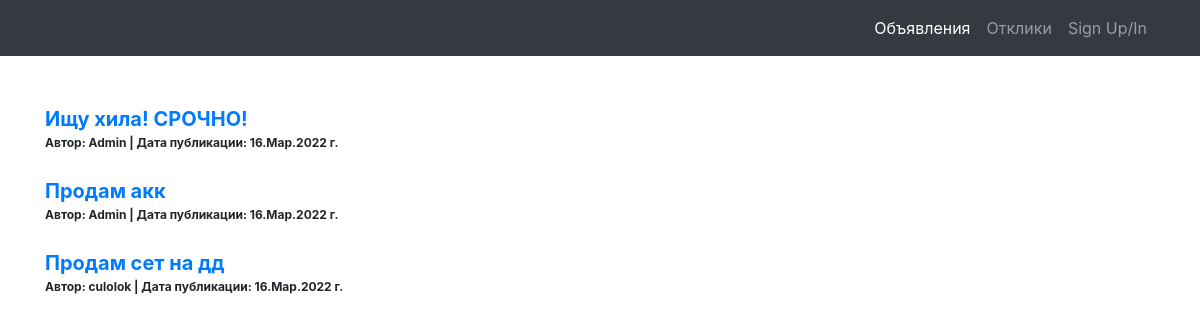
/index, run on the app's committed database.
### board/models.py (models this page shows)
class Post(models.Model):
    author = models.ForeignKey(User, on_delete=models.CASCADE)
    CAT = (('tanks', 'Танки'),
           ('healers', 'Хилы'),
           ('damage_dealers', 'ДД'),
           ('dealers', 'Торговцы'),
           ('gildmasters', 'Гилдмастеры'),
           ('quest_givers', 'Квестгиверы'),
           ('blacksmiths', 'Кузнецы'),
           ('tanners', 'Кожевники'),
           ('potion_makers', 'Зельевары'),
           ('spell_masters', 'Мастера заклинаний'))
    category = models.CharField(max_length=15, choices=CAT, verbose_name='Категория')
    dateCreation = models.DateTimeField(auto_now_add=True)
    title = models.CharField(max_length=256, verbose_name='Название')
    text = RichTextField()

### board/views.py (the view)
# urls.py: path('index', Index.as_view(), name='index'),
class Index(ListView):
    model = Post
    template_name = 'index.html'
    context_object_name = 'posts'

### templates/index.html (shortened to what this page needs)
{% extends 'default.html' %}
{% block content %}
    <br><br>
    {% if posts %}
        {% for post in posts %}
            <a href="/post/{{ post.id }}" style="font-size: 20px;"><b>{{ post.title }}</b></a><br>
            <span style="font-size: 12px;"><b>Автор:  {{ post.author }} |
                Дата публикации: {{ post.dateCreation|date:'d.M.Y' }} г.</b></span><br><br>
        {% endfor %}
    {% else %}
        <br><br>
        <h2>Публикаций нет!</h2>
    {% endif %}
{% endblock content %}

### data on the page
Post: title "Ищу хила! СРОЧНО!", author "Admin", dateCreation "16.Мар.2022"
Post: title "Продам акк", author "Admin", dateCreation "16.Мар.2022"
Post: title "Продам сет на дд", author "culolok", dateCreation "16.Мар.2022"
